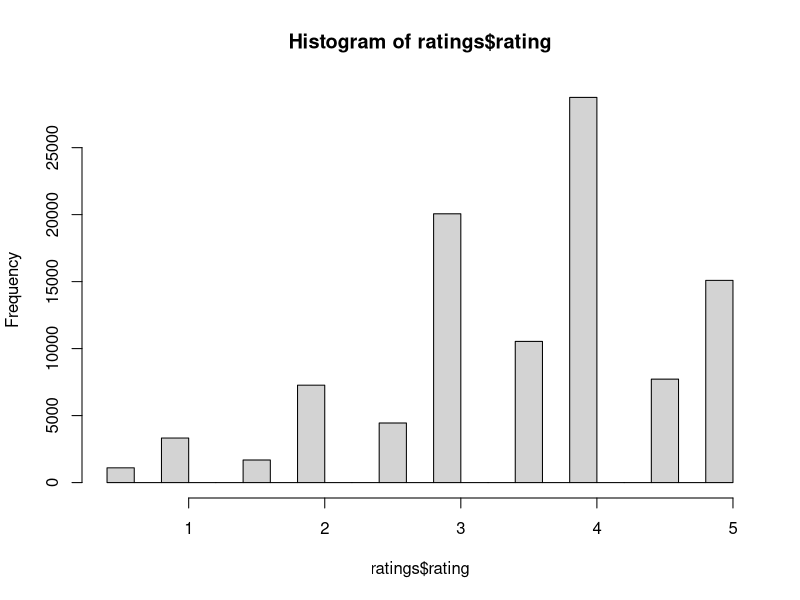
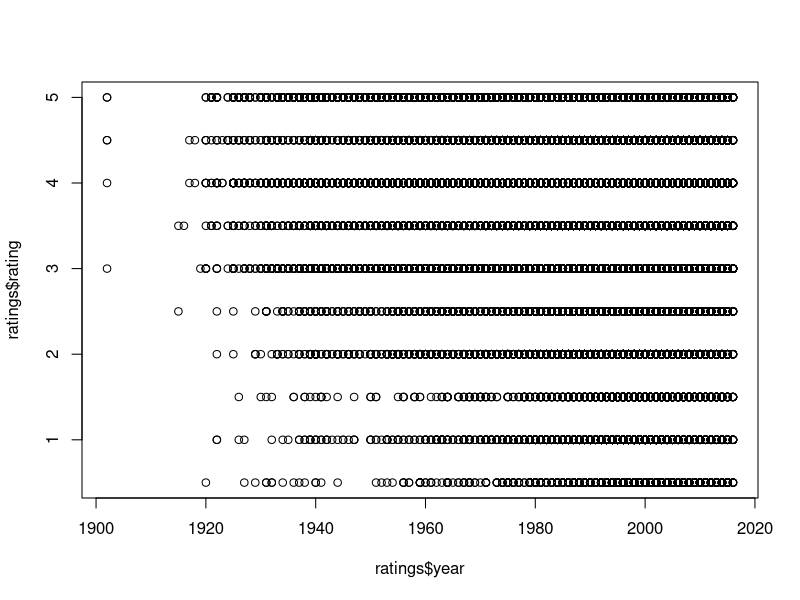
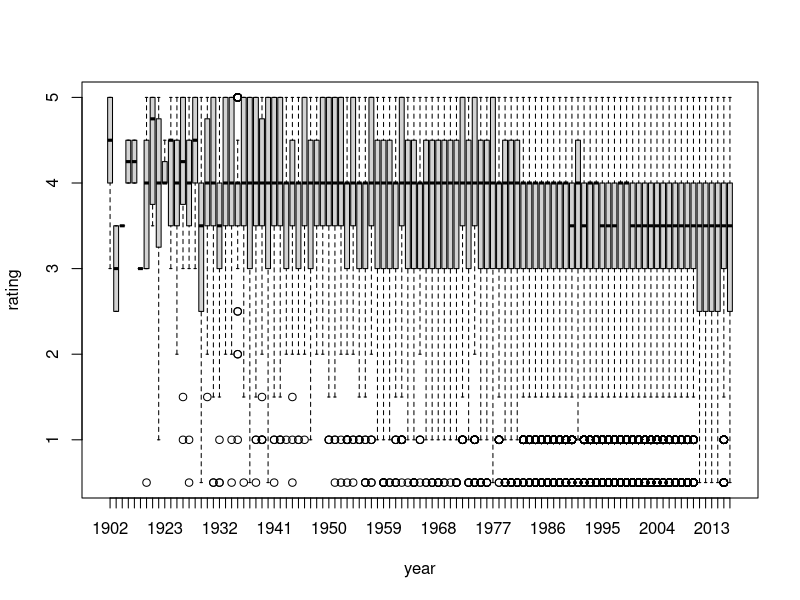
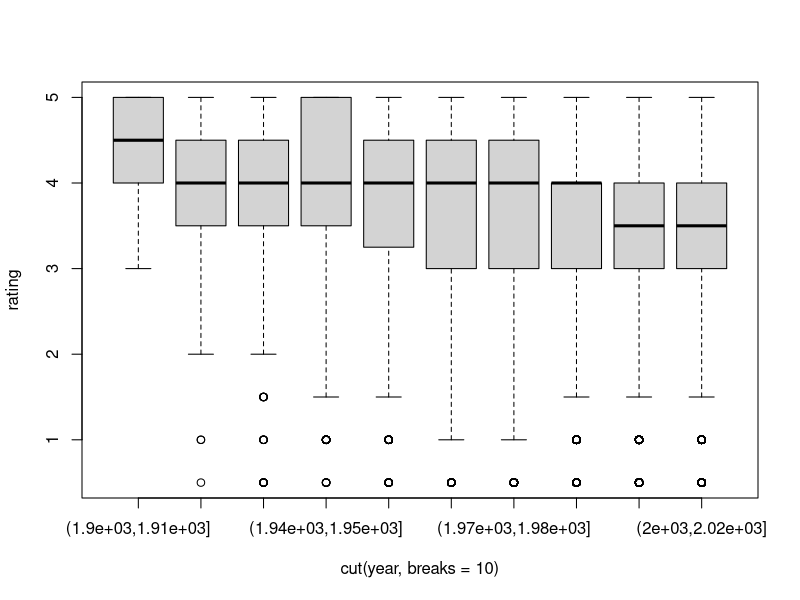
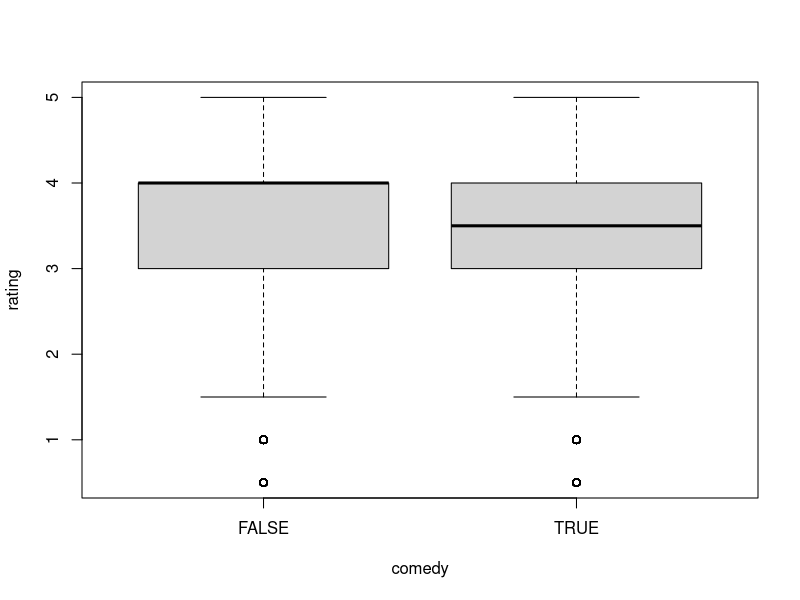

Generate these figures, in order, with R: (Note: this script raises an error after producing the figures.)
## ---- chunk 1
knitr::opts_chunk$set(echo = TRUE)
## ---- chunk 2
setwd("/Users/abhi/Data_Science_1/Lab_2/")
ratings <- read.csv("ratings.csv")
movies <- read.csv("movie.titles.csv")
dim(ratings)
users <- unique(ratings$userId)
d <- ratings[users,]
dim(d)

#Mean
mean(ratings$rating)



#Median 
median(ratings$rating)
#Mode
Mode <- function(x) {
    ux <- unique(x)
    ux[which.max(tabulate(match(x, ux)))]
}
Mode(ratings$rating)

#Plot histogram 

hist(ratings$rating)

## ---- chunk 3
ix <- match(ratings$movieId, movies$movieId)

head(ratings$movieId)
head(movies$movieId[ix])

temp <- merge(ratings, movies, by = 'movieId')
head(temp)
## ---- chunk 4
plot(ratings$year, ratings$rating)
boxplot(rating ~ year, data = ratings)
boxplot(rating ~ cut(year,breaks = 10), data = ratings)
## ---- chunk 5
# a) Do the ratings vary by genre? Create a ‘comedy’ column and draw a box plot of ratings for comedy versus others:

ratings$comedy <- rep(F, nrow=ratings)
ratings$comedy[grep("comedy",ratings$genre,ignore.case = T)] <- T

boxplot(rating ~ comedy, data=ratings)

# b) Run a t-test to see if the differences in ratings for comedy versus non-comedy

t.test(ratings$rating, ratings$comedy)
## ---- chunk 6
sorted_ratings <- ratings[order(-ratings$rating),]
top_ten_id<- head(sorted_ratings$movieId, n = 10)
top_ten_id
bool_vec <- top_ten_id == movies$movieId
top_ten_movie <- movies[movies[bool_vec,],title]
top_ten_movie$title
